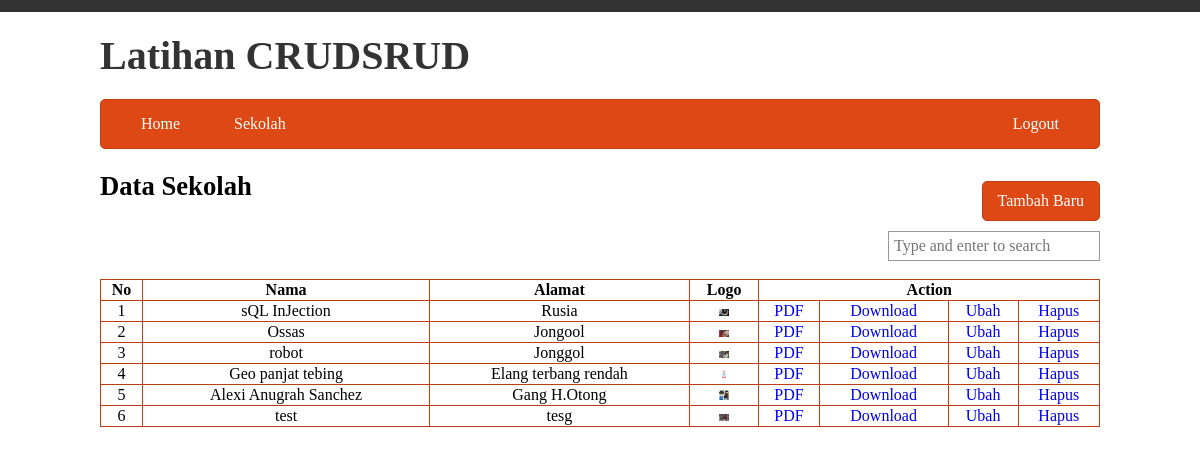
Screenshot of /index.php?p=sekolah (signed in) with the database file from the repository.
### tables this page shows
CREATE TABLE IF NOT EXISTS `sekolah` (
  `id` int(11) NOT NULL AUTO_INCREMENT,
  `nama` varchar(255) NOT NULL,
  `alamat` text NOT NULL,
  `logo` varchar(255) NOT NULL,
  PRIMARY KEY (`id`)
);

### conf.php (called while the page is built, shortened)
<?php
	function get($val){
		return isset($_GET[$val])?htmlspecialchars($_GET[$val]):null;
	}
	function inc($val){
		include file_exists($val.'.php')?$val.'.php':'nofile.php';
	}
?>

### tampilan/sekolah/all.php (the view)
<?php $addonq = ''; if(get("q")!=""){ $addonq = " WHERE nama LIKE '%".get('q')."%'"; } $hasil = $koneksi->prepare("SELECT * FROM sekolah ".$addonq. " ORDER BY id DESC"); $hasil->execute(); $data = $hasil->fetchAll(); ?> <a class="btn pull-right" href="index.php?p=sekolah&m=add">Tambah Baru</a> <h2>Data Sekolah</h2> <div style="clear:both;width:200px;margin-right:12px;" class="pull-right"> <form action="index.php?p=sekolah&m=search"> <input autocomplete="off" type="hidden" name="p" value="sekolah"> <input autocomplete="off" type="text" name="q" placeHolder="Type and enter to search" value="<?php echo (get("q"));?>"> </form> </div> <div><?php echo get('q')!=""?"hasil pencarian untuk '".(get('q'))."'": "";?></div> <div style="clear:both">&nbsp;</div> <table class="data"> <thead> <tr> <th>No</th> <th>Nama</th> <th>Alamat</th> <th>Logo</th> <th colspan="4">Action</th> </tr> </thead> <tbody> <?php $i = 1; foreach ($data as $key) { ?> <tr> <td><?php echo $i;?></td> <td><?php echo $key['nama'];?></td> <td><?php echo $key['alamat'];?></td> <td><img class="img-mini" src="assets/foto/<?php echo $key['logo'];?>"></td> <td><a target="_blank" href="proses/sekolah/pdf.php?id=<?php echo $key['id'];?>">PDF</a></td> <td><a href="proses/sekolah/download.php?id=<?php echo $key['id'];?>">Download</a></td> <td><a href="index.php?p=sekolah&m=edit&id=<?php echo $key['id'];?>">Ubah</a></td> <td><a onclick="return confirm('Hapus Data <?php echo $key['nama'];?>')" href="proses/sekolah/hapus.php?id= <?php echo $key['id'];?>">Hapus</a></td> </tr> <?php $i++; } ?> </tbody> </table>

### index.php (shortened to what this page needs)
<?php
	include 'conf.php';
?>
<!DOCTYPE html>
<html>
<head>
	<link rel="stylesheet" type="text/css" href="assets/css/css.css">
</head>
<body>
	<div class="top-gray"></div>
	<div class="header">
		<div class="big-logo">Latihan CRUDSRUD</div>
		<?php include 'menu.php' ?>
	</div>
	<div class="content">
		<div class="container">
			<?php
				if (!is_null(get('p'))){
					switch(get('p')){
						case 'sekolah':
							switch(get('m')){
								default:
									inc('tampilan/sekolah/all');
									break;
							}
							break;
					}
				} else {
					inc('home');
				}
			?>
		</div>
	</div>
</body>
</html>

### menu.php
<div class="menu">
	<ul>
		<li><a href="index.php?p=home">Home</a></li>
		<li><a href="index.php?p=sekolah">Sekolah</a></li>
		<li style="float: right">
			<a href="proses/logout.php">Logout</a>
		</li>
	</ul>
</div>

### assets/css/css.css (style rules this page uses)
* { outline: none; }
body { margin: 0; font-family: Candara; }
a { text-decoration: none; }
h2 { font-size: 20pt; }
.top-gray { width:100%; height: 12px; background:#333; }
.header { width:1000px; margin: 0 auto; }
.menu { background: #dd4814; border:1px solid #bf3e11; border-radius: 5px; }
.menu ul { margin: 0 15px; padding: 0; }
.menu ul li { list-style: none; display: inline-block; padding: 15px 25px; }
.menu ul li a { color: #fff; }
.big-logo { font-size: 30pt; color:#333; padding: 20px 0; font-weight: bold; }
.content { width:1000px; margin: 0 auto; }
button,.btn { background: #dd4814; border:1px solid #bf3e11; border-radius: 5px; padding: 10px 15px; color:white; display: inline-block; margin: 10px 0; font-family: Candara; font-size: 12pt; }
.pull-right { float: right; }
.img-mini { max-width: 10px; max-height: 10px; }
table { width: 100%; }
table.data,table.data tr th,table.data tr td { border-collapse: collapse; border: 1px solid #bf3e11; }
table.data tr td { text-align: center; }
input { font-size: 12pt; font-family: Candara; padding: 5px; width: 100%; border:1px solid #999; }

### rows the page displays
sekolah: nama "sQL InJection", alamat "Rusia", logo (picture)
sekolah: nama "Ossas", alamat "Jongool", logo (picture)
sekolah: nama "robot", alamat "Jonggol", logo (picture)
sekolah: nama "Geo panjat tebing", alamat "Elang terbang rendah", logo (picture)
sekolah: nama "Alexi Anugrah Sanchez", alamat "Gang H.Otong", logo (picture)
sekolah: nama "test", alamat "tesg", logo (picture)
